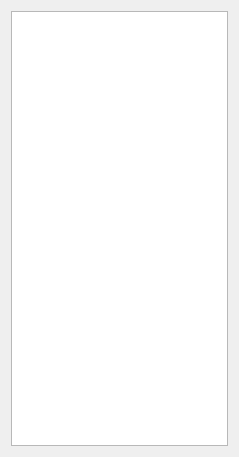
<?xml version="1.0" encoding="UTF-8"?>
<ui version="4.0">
 <class>ChannelSelection</class>
 <widget class="QWidget" name="ChannelSelection">
  <property name="geometry">
   <rect>
    <x>0</x>
    <y>0</y>
    <width>239</width>
    <height>457</height>
   </rect>
  </property>
  <property name="sizePolicy">
   <sizepolicy hsizetype="MinimumExpanding" vsizetype="MinimumExpanding">
    <horstretch>0</horstretch>
    <verstretch>0</verstretch>
   </sizepolicy>
  </property>
  <property name="minimumSize">
   <size>
    <width>150</width>
    <height>0</height>
   </size>
  </property>
  <property name="maximumSize">
   <size>
    <width>250</width>
    <height>16777215</height>
   </size>
  </property>
  <property name="windowTitle">
   <string>Form</string>
  </property>
  <layout class="QGridLayout" name="gridLayout">
   <item row="0" column="0">
    <widget class="QListWidget" name="channelsList"/>
   </item>
  </layout>
 </widget>
 <resources/>
 <connections/>
</ui>
